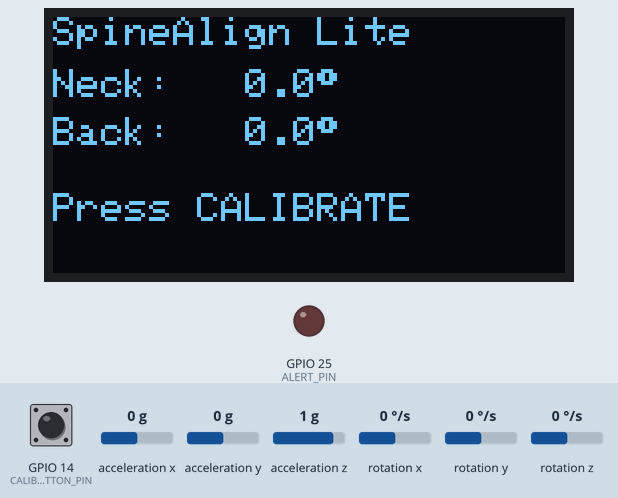
This sketch was run on a simulated ESP32. On the bench: 128×64 one-colour display, output pins drawn as LEDs (lit = HIGH). Wiring (from diagram.json): 2 × MPU-6050 motion sensor at I2C address 0x68:  / . Wiring (inferred from the names in the program): MPU-9250 motion sensor at I2C address 0x69. Dashed ring = blinking. The inputs (shaded band) are chosen by the test bench; at power-on: GPIO 14 (CALIBRATION_BUTTON_PIN) HIGH, acceleration x 0 g, rotation y 0 °/s, acceleration y 0 g, rotation x 0 °/s, acceleration z 1 g, rotation z 0 °/s. What the sketch prints to the serial monitor is not drawn.

Above: at 1.8 s.
1.9 s: GPIO 14 (CALIBRATION_BUTTON_PIN) pulled LOW for 0.15 s
At 3.5 s:
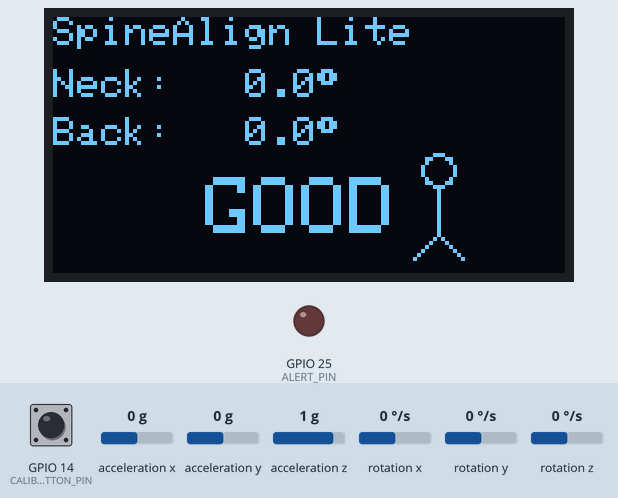
4.2 s: acceleration x set to -1.4 g
At 4.58 s:
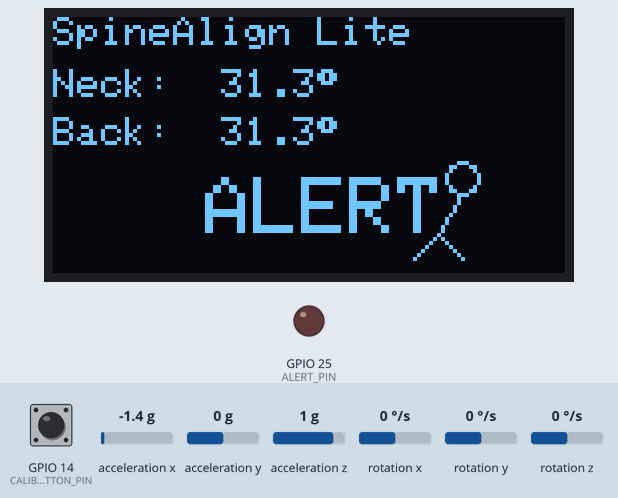
6.7 s: rotation y set to -192 °/s
At 6.85 s:
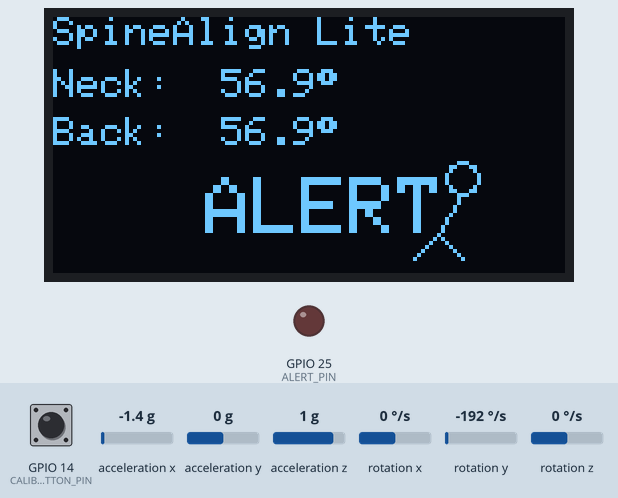
9.7 s: acceleration y set to 0.6 g
At 10.66 s:
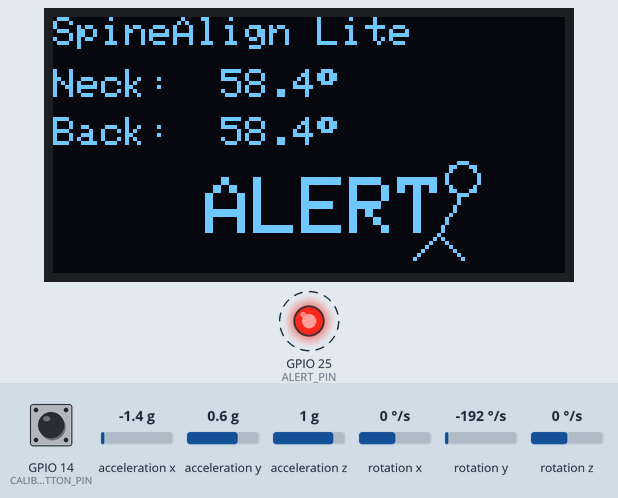
12.4 s: rotation x set to -100 °/s
At 13.4 s:
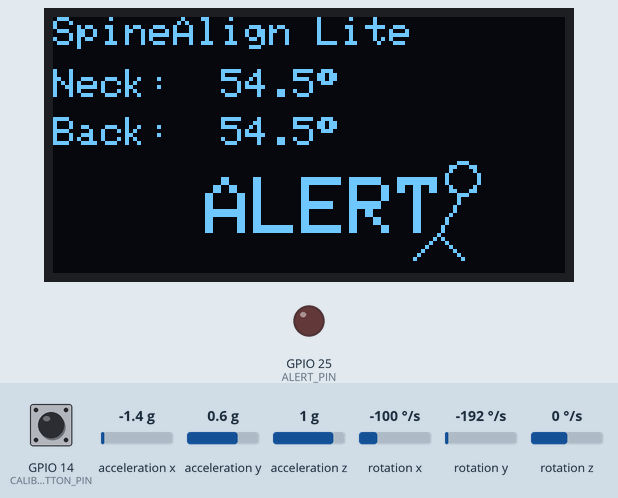
13.9 s: GPIO 14 (CALIBRATION_BUTTON_PIN) pulled LOW for 1 s
At 14.6 s:
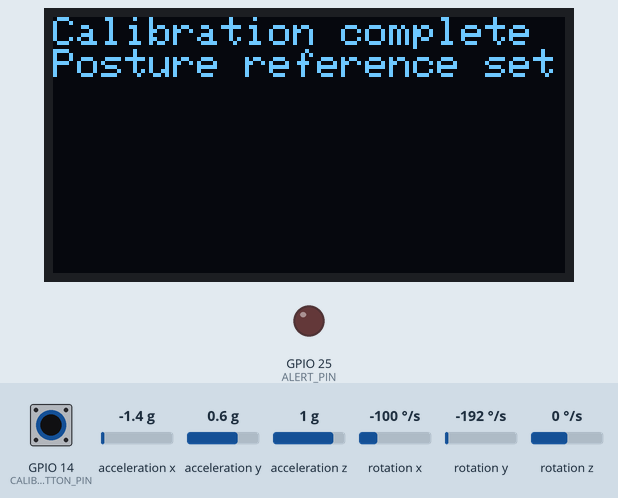
Timing chart, 0 to 16.5 s (numbered marks = the images above; inputs shaded):
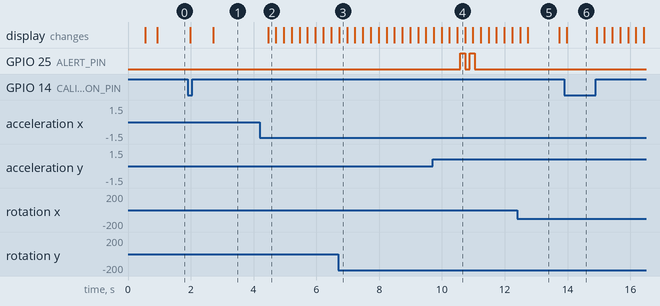

The sketch:

SpineAlign.ino
```cpp
#include <Wire.h>
#include <Adafruit_GFX.h>
#include <Adafruit_SSD1306.h>
#include <math.h>

// Set to 1 for the planned AI-Thinker ESP32-CAM physical build.
// Keep 0 for the existing Wokwi ESP32 DevKit simulation.
#ifndef SPINEALIGN_TARGET_ESP32_CAM
#define SPINEALIGN_TARGET_ESP32_CAM 0
#endif

#if SPINEALIGN_TARGET_ESP32_CAM
#define SDA_PIN 14
#define SCL_PIN 15
#define ALERT_PIN 2
#define CALIBRATION_BUTTON_PIN -1
#define BATTERY_ADC_PIN 13
#define CHARGER_STATUS_PIN 33
#define BATTERY_MONITOR_ENABLED 1
#else
#define SDA_PIN 21
#define SCL_PIN 23
#define ALERT_PIN 25
#define CALIBRATION_BUTTON_PIN 14
#define BATTERY_ADC_PIN -1
#define CHARGER_STATUS_PIN -1
#define BATTERY_MONITOR_ENABLED 0
#endif

#define NECK_MPU_ADDRESS 0x68
#define BACK_MPU_ADDRESS 0x69
#define OLED_ADDRESS 0x3C
#define BATTERY_VOLTAGE_DIVIDER_RATIO 2.0f
#define BATTERY_CHARGE_FULL_VOLTAGE 4.15f
#define SCREEN_WIDTH 128
#define SCREEN_HEIGHT 64
#define OLED_RESET -1

Adafruit_SSD1306 display(SCREEN_WIDTH, SCREEN_HEIGHT, &Wire, OLED_RESET);

#define MPU_PWR_MGMT_1   0x6B
#define MPU_SMPLRT_DIV   0x19
#define MPU_CONFIG       0x1A
#define MPU_GYRO_CONFIG  0x1B
#define MPU_ACCEL_CONFIG 0x1C
#define MPU_ACCEL_XOUT_H 0x3B
#define MPU_WHO_AM_I     0x75

const unsigned long SENSOR_INTERVAL_MS = 10;
const unsigned long OLED_INTERVAL_MS = 250;
const unsigned long SERIAL_INTERVAL_MS = 200;
const float POSTURE_THRESHOLD_DEG = 15.0f;
const float RECOVER_THRESHOLD_DEG = 12.0f;
const unsigned long BAD_POSTURE_HOLD_MS = 3000;
const unsigned long ALERT_REPEAT_MS = 45000;

class KalmanFilter
{
private:
  float angle, bias, rate;
  float P[2][2];
  float Q_angle, Q_bias, R_measure;

public:
  KalmanFilter()
  {
    Q_angle = 0.001f;
    Q_bias = 0.003f;
    R_measure = 0.03f;
    angle = 0.0f;
    bias = 0.0f;
    rate = 0.0f;
    P[0][0] = P[0][1] = P[1][0] = P[1][1] = 0.0f;
  }

  float update(float measuredAngle, float measuredRate, float dt)
  {
    rate = measuredRate - bias;
    angle += dt * rate;
    P[0][0] += dt * (dt * P[1][1] - P[0][1] - P[1][0] + Q_angle);
    P[0][1] -= dt * P[1][1];
    P[1][0] -= dt * P[1][1];
    P[1][1] += Q_bias * dt;

    float S = P[0][0] + R_measure;
    float K[2];
    K[0] = P[0][0] / S;
    K[1] = P[1][0] / S;
    float innovation = measuredAngle - angle;

    angle += K[0] * innovation;
    bias += K[1] * innovation;

    float P00_temp = P[0][0];
    float P01_temp = P[0][1];
    P[0][0] -= K[0] * P00_temp;
    P[0][1] -= K[0] * P01_temp;
    P[1][0] -= K[1] * P00_temp;
    P[1][1] -= K[1] * P01_temp;
    return angle;
  }

  void reset(float initialAngle)
  {
    angle = initialAngle;
    bias = 0.0f;
    P[0][0] = P[0][1] = P[1][0] = P[1][1] = 0.0f;
  }
};

struct SensorData
{
  int16_t ax, ay, az;
  int16_t gx, gy, gz;
};

KalmanFilter neckPitchFilter, neckRollFilter, backPitchFilter, backRollFilter;
float neckAngle = 0.0f, backAngle = 0.0f;
float neckPitch = 0.0f, neckRoll = 0.0f, backPitch = 0.0f, backRoll = 0.0f;
float neckPitchZero = 0.0f, neckRollZero = 0.0f, backPitchZero = 0.0f, backRollZero = 0.0f;
float batteryVoltage = -1.0f;
int batteryPercent = -1;
bool batteryCharging = false, batteryFull = false, batteryTelemetryAvailable = false;
unsigned long lastBatteryRead = 0;
bool neckAvailable = false, backAvailable = false;
bool isCalibrated = false;
bool badPosture = false, alertActive = false;
unsigned long badPostureStartTime = 0, lastAlertTime = 0;
unsigned long lastSensorTime = 0, lastOLEDTime = 0, lastSerialTime = 0;
bool lastButtonState = HIGH;
unsigned long lastButtonChangeTime = 0;
const unsigned long BUTTON_DEBOUNCE_MS = 50;

enum BuzzType { BUZZ_NONE, BUZZ_DOUBLE, BUZZ_SINGLE };
enum BuzzStep { BUZZ_IDLE, BUZZ_ON_1, BUZZ_OFF_1, BUZZ_ON_2 };
BuzzType currentBuzz = BUZZ_NONE;
BuzzStep currentBuzzStep = BUZZ_IDLE;
unsigned long buzzStepStartTime = 0;
const unsigned long BUZZ_ON_TIME = 150;
const unsigned long BUZZ_OFF_TIME = 150;

bool mpuWriteRegister(uint8_t address, uint8_t reg, uint8_t value)
{
  Wire.beginTransmission(address);
  Wire.write(reg);
  Wire.write(value);
  return Wire.endTransmission() == 0;
}

bool mpuReadRegisters(uint8_t address, uint8_t startRegister, uint8_t *buffer, uint8_t length)
{
  Wire.beginTransmission(address);
  Wire.write(startRegister);
  if (Wire.endTransmission(false) != 0)
    return false;

  uint8_t received = Wire.requestFrom(address, length, true);
  if (received != length)
    return false;

  for (uint8_t i = 0; i < length; i++)
    buffer[i] = Wire.read();

  return true;
}

bool mpuPresent(uint8_t address)
{
  uint8_t whoAmI = 0;
  if (!mpuReadRegisters(address, MPU_WHO_AM_I, &whoAmI, 1))
    return false;
  // Accept MPU6050 (0x68) and compatible MPU6500-family modules (0x70) observed in this project.
  return whoAmI == 0x68 || whoAmI == 0x70;
}

bool mpuInit(uint8_t address)
{
  if (!mpuPresent(address))
    return false;

  if (!mpuWriteRegister(address, MPU_PWR_MGMT_1, 0x00)) return false;
  if (!mpuWriteRegister(address, MPU_SMPLRT_DIV, 9)) return false;
  if (!mpuWriteRegister(address, MPU_CONFIG, 0x03)) return false;
  if (!mpuWriteRegister(address, MPU_GYRO_CONFIG, 0x00)) return false;
  if (!mpuWriteRegister(address, MPU_ACCEL_CONFIG, 0x00)) return false;
  delay(100);
  return mpuPresent(address);
}

bool mpuReadRaw(uint8_t address, SensorData &data)
{
  uint8_t buffer[14];
  if (!mpuReadRegisters(address, MPU_ACCEL_XOUT_H, buffer, 14))
    return false;

  data.ax = (int16_t)((buffer[0] << 8) | buffer[1]);
  data.ay = (int16_t)((buffer[2] << 8) | buffer[3]);
  data.az = (int16_t)((buffer[4] << 8) | buffer[5]);
  data.gx = (int16_t)((buffer[8] << 8) | buffer[9]);
  data.gy = (int16_t)((buffer[10] << 8) | buffer[11]);
  data.gz = (int16_t)((buffer[12] << 8) | buffer[13]);
  return true;
}

// Pitch keeps the original firmware's Y-axis tilt convention. Roll is an orthogonal estimate.
// Validate all axis signs after mounting the sensors in their final orientation.
float calculatePitchAngle(const SensorData &data)
{
  float ax = (float)data.ax, ay = (float)data.ay, az = (float)data.az;
  return atan2f(ay, sqrtf((ax * ax) + (az * az))) * 180.0f / PI;
}

float calculateRollAngle(const SensorData &data)
{
  return atan2f(-(float)data.ax, (float)data.az) * 180.0f / PI;
}

float calculatePitchRate(const SensorData &data) { return (float)data.gx / 131.0f; }
float calculateRollRate(const SensorData &data) { return (float)data.gy / 131.0f; }

void updateSensor(uint8_t address, KalmanFilter &pitchFilter, KalmanFilter &rollFilter,
                  float &outputPitch, float &outputRoll, float zeroPitch, float zeroRoll,
                  bool &available, float dt)
{
  SensorData data;
  if (!mpuReadRaw(address, data)) { available = false; return; }
  available = true;
  outputPitch = pitchFilter.update(calculatePitchAngle(data), calculatePitchRate(data), dt) - zeroPitch;
  outputRoll = rollFilter.update(calculateRollAngle(data), calculateRollRate(data), dt) - zeroRoll;
}

int voltageToPercent(float voltage)
{
  // Rough single-cell Li-ion voltage curve; calibrate with the chosen cell and load.
  if (voltage <= 3.30f) return 0;
  if (voltage >= 4.20f) return 100;
  if (voltage < 3.50f) return (int)roundf((voltage - 3.30f) * 50.0f);
  if (voltage < 3.60f) return 10 + (int)roundf((voltage - 3.50f) * 100.0f);
  if (voltage < 3.70f) return 20 + (int)roundf((voltage - 3.60f) * 150.0f);
  if (voltage < 3.80f) return 35 + (int)roundf((voltage - 3.70f) * 150.0f);
  if (voltage < 3.90f) return 50 + (int)roundf((voltage - 3.80f) * 200.0f);
  if (voltage < 4.00f) return 70 + (int)roundf((voltage - 3.90f) * 150.0f);
  if (voltage < 4.10f) return 85 + (int)roundf((voltage - 4.00f) * 100.0f);
  return 95 + (int)roundf((voltage - 4.10f) * 50.0f);
}

void updateBatteryTelemetry()
{
#if BATTERY_MONITOR_ENABLED
  const unsigned long currentTime = millis();
  if (currentTime - lastBatteryRead < 1000) return;
  lastBatteryRead = currentTime;
  uint32_t millivoltSum = 0;
  for (int i = 0; i < 8; i++) {
    millivoltSum += analogReadMilliVolts(BATTERY_ADC_PIN);
    delay(2);
  }
  const float adcVoltage = ((float)millivoltSum / 8.0f) / 1000.0f;
  batteryVoltage = adcVoltage * BATTERY_VOLTAGE_DIVIDER_RATIO;
  batteryPercent = constrain(voltageToPercent(batteryVoltage), 0, 100);
  // TP4056 CHRG is open-drain and active-low; use a pull-up to 3V3.
  // ADC2 battery sampling requires the Wi-Fi driver to stay off; Bluetooth serial is compatible.
  batteryCharging = digitalRead(CHARGER_STATUS_PIN) == LOW;
  // CHRG is high-impedance when charging is inactive, including unplugged / complete states.
  batteryFull = !batteryCharging && batteryVoltage >= BATTERY_CHARGE_FULL_VOLTAGE;
  batteryTelemetryAvailable = batteryVoltage > 0.0f && batteryVoltage < 5.0f;
#else
  batteryVoltage = -1.0f;
  batteryPercent = -1;
  batteryCharging = false;
  batteryFull = false;
  batteryTelemetryAvailable = false;
#endif
}

void calibrateSensors()
{
  // A failed recalibration must not leave stale calibration marked as valid.
  isCalibrated = false;
  badPosture = false;
  alertActive = false;
  badPostureStartTime = 0;
  lastAlertTime = 0;
  currentBuzz = BUZZ_NONE;
  currentBuzzStep = BUZZ_IDLE;
  digitalWrite(ALERT_PIN, LOW);

  SensorData neckData, backData;
  bool neckReadOK = mpuReadRaw(NECK_MPU_ADDRESS, neckData);
  bool backReadOK = mpuReadRaw(BACK_MPU_ADDRESS, backData);

  if (!neckReadOK || !backReadOK)
  {
    Serial.println("CALIBRATION FAILED");
    display.clearDisplay();
    display.setTextSize(1);
    display.setCursor(0, 0);
    display.println("Calibration failed");
    display.println("Check sensors");
    display.display();
    return;
  }

  const float neckInitialPitch = calculatePitchAngle(neckData);
  const float neckInitialRoll = calculateRollAngle(neckData);
  const float backInitialPitch = calculatePitchAngle(backData);
  const float backInitialRoll = calculateRollAngle(backData);
  neckPitchZero = neckInitialPitch; neckRollZero = neckInitialRoll;
  backPitchZero = backInitialPitch; backRollZero = backInitialRoll;
  neckPitchFilter.reset(neckInitialPitch); neckRollFilter.reset(neckInitialRoll);
  backPitchFilter.reset(backInitialPitch); backRollFilter.reset(backInitialRoll);
  neckPitch = neckRoll = backPitch = backRoll = 0.0f;
  neckAngle = backAngle = 0.0f;
  badPosture = false;
  alertActive = false;
  badPostureStartTime = 0;
  lastAlertTime = 0;
  isCalibrated = true;
  currentBuzz = BUZZ_NONE;
  currentBuzzStep = BUZZ_IDLE;
  digitalWrite(ALERT_PIN, LOW);

  Serial.println("CALIBRATED");
  display.clearDisplay();
  display.setTextSize(1);
  display.setCursor(0, 0);
  display.println("Calibration complete");
  display.println("Posture reference set");
  display.display();
  delay(700);
}

void startAlert(BuzzType type)
{
  currentBuzz = type;
  currentBuzzStep = BUZZ_ON_1;
  buzzStepStartTime = millis();
  digitalWrite(ALERT_PIN, HIGH);
}

void updateAlert()
{
  if (currentBuzz == BUZZ_NONE)
  {
    digitalWrite(ALERT_PIN, LOW);
    return;
  }

  unsigned long currentTime = millis();
  switch (currentBuzzStep)
  {
    case BUZZ_ON_1:
      if (currentTime - buzzStepStartTime >= BUZZ_ON_TIME)
      {
        digitalWrite(ALERT_PIN, LOW);
        currentBuzzStep = BUZZ_OFF_1;
        buzzStepStartTime = currentTime;
      }
      break;

    case BUZZ_OFF_1:
      if (currentTime - buzzStepStartTime >= BUZZ_OFF_TIME)
      {
        if (currentBuzz == BUZZ_DOUBLE)
        {
          digitalWrite(ALERT_PIN, HIGH);
          currentBuzzStep = BUZZ_ON_2;
          buzzStepStartTime = currentTime;
        }
        else
        {
          currentBuzz = BUZZ_NONE;
          currentBuzzStep = BUZZ_IDLE;
        }
      }
      break;

    case BUZZ_ON_2:
      if (currentTime - buzzStepStartTime >= BUZZ_ON_TIME)
      {
        digitalWrite(ALERT_PIN, LOW);
        currentBuzz = BUZZ_NONE;
        currentBuzzStep = BUZZ_IDLE;
      }
      break;

    case BUZZ_IDLE:
    default:
      currentBuzz = BUZZ_NONE;
      digitalWrite(ALERT_PIN, LOW);
      break;
  }
}

void updatePosture()
{
  if (!isCalibrated)
    return;

  if (!neckAvailable || !backAvailable)
  {
    if (badPosture || alertActive || currentBuzz != BUZZ_NONE)
      Serial.println("POSTURE MONITORING PAUSED - SENSOR ERROR");

    badPosture = false;
    alertActive = false;
    badPostureStartTime = 0;
    lastAlertTime = 0;
    currentBuzz = BUZZ_NONE;
    currentBuzzStep = BUZZ_IDLE;
    digitalWrite(ALERT_PIN, LOW);
    return;
  }

  float maximumDeviation = max(fabsf(neckAngle), fabsf(backAngle));
  unsigned long currentTime = millis();

  if (!badPosture)
  {
    if (maximumDeviation >= POSTURE_THRESHOLD_DEG)
    {
      badPosture = true;
      alertActive = false;
      badPostureStartTime = currentTime;
    }
    return;
  }

  if (!alertActive)
  {
    if (maximumDeviation < POSTURE_THRESHOLD_DEG)
    {
      badPosture = false;
      badPostureStartTime = 0;
      lastAlertTime = 0;
      Serial.println("POSTURE RECOVERED BEFORE ALERT");
      return;
    }

    if (currentTime - badPostureStartTime >= BAD_POSTURE_HOLD_MS)
    {
      startAlert(BUZZ_DOUBLE);
      alertActive = true;
      lastAlertTime = currentTime;
      Serial.println("BAD POSTURE ALERT");
    }
    return;
  }

  if (maximumDeviation < RECOVER_THRESHOLD_DEG)
  {
    badPosture = false;
    alertActive = false;
    badPostureStartTime = 0;
    lastAlertTime = 0;
    currentBuzz = BUZZ_NONE;
    currentBuzzStep = BUZZ_IDLE;
    digitalWrite(ALERT_PIN, LOW);
    Serial.println("POSTURE RECOVERED");
    return;
  }

  if (currentTime - lastAlertTime >= ALERT_REPEAT_MS)
  {
    startAlert(BUZZ_SINGLE);
    lastAlertTime = currentTime;
    Serial.println("REPEATED POSTURE ALERT");
  }
}

String serialCommand = "";

void handleSerialCommands()
{
  while (Serial.available() > 0)
  {
    char receivedCharacter = Serial.read();
    if (receivedCharacter == '\n' || receivedCharacter == '\r')
    {
      if (serialCommand.length() > 0)
      {
        serialCommand.trim();
        serialCommand.toUpperCase();
        if (serialCommand == "CALIBRATE")
          calibrateSensors();
        serialCommand = "";
      }
    }
    else
    {
      serialCommand += receivedCharacter;
      if (serialCommand.length() > 40)
        serialCommand = "";
    }
  }
}

void drawPostureIcon(int x, int y, bool bad)
{
  if (!bad)
  {
    display.drawCircle(x + 6, y, 4, SSD1306_WHITE);
    display.drawLine(x + 6, y + 4, x + 6, y + 16, SSD1306_WHITE);
    display.drawLine(x + 6, y + 16, x, y + 22, SSD1306_WHITE);
    display.drawLine(x + 6, y + 16, x + 12, y + 22, SSD1306_WHITE);
  }
  else
  {
    display.drawCircle(x + 12, y + 2, 4, SSD1306_WHITE);
    display.drawLine(x + 12, y + 6, x + 6, y + 16, SSD1306_WHITE);
    display.drawLine(x + 6, y + 16, x, y + 22, SSD1306_WHITE);
    display.drawLine(x + 6, y + 16, x + 12, y + 22, SSD1306_WHITE);
  }
}

void printFixedAngle(float value)
{
  char buf[8];
  dtostrf(value, 6, 1, buf);
  display.print(buf);
}

void updateOLED()
{
  display.clearDisplay();
  display.setTextColor(SSD1306_WHITE);
  display.setTextSize(1);
  display.setCursor(0, 0);
  display.println("SpineAlign Lite");
  display.setCursor(0, 13);
  display.print("Neck:");
  printFixedAngle(neckAngle);
  display.println((char)247);
  display.setCursor(0, 25);
  display.print("Back:");
  printFixedAngle(backAngle);
  display.println((char)247);

  if (!neckAvailable || !backAvailable)
  {
    display.setTextSize(1);
    display.setCursor(0, 44);
    display.println("SENSOR ERROR");
  }
  else if (!isCalibrated)
  {
    display.setTextSize(1);
    display.setCursor(0, 44);
    display.println("Press CALIBRATE");
  }
  else
  {
    display.setTextSize(2);
    display.setCursor(38, 40);
    display.println(badPosture ? "ALERT" : "GOOD");
    drawPostureIcon(90, 38, badPosture);
  }
  display.display();
}

void sendSerialData()
{
  Serial.print("N:"); Serial.print(neckAngle, 1);
  Serial.print(",B:"); Serial.print(backAngle, 1);
  Serial.print(",NP:"); Serial.print(neckPitch, 1);
  Serial.print(",NR:"); Serial.print(neckRoll, 1);
  Serial.print(",BP:"); Serial.print(backPitch, 1);
  Serial.print(",BR:"); Serial.print(backRoll, 1);
  Serial.print(",ALERT:"); Serial.print(badPosture ? 1 : 0);
  Serial.print(",CAL:"); Serial.print(isCalibrated ? 1 : 0);
  Serial.print(",NS:"); Serial.print(neckAvailable ? 1 : 0);
  Serial.print(",BS:"); Serial.print(backAvailable ? 1 : 0);
  Serial.print(",BAT:"); Serial.print(batteryTelemetryAvailable ? batteryVoltage : -1.0f, 2);
  Serial.print(",PCT:"); Serial.print(batteryTelemetryAvailable ? batteryPercent : -1);
  Serial.print(",CHG:"); Serial.print(batteryTelemetryAvailable ? (batteryCharging ? 1 : 0) : -1);
  Serial.print(",FULL:"); Serial.println(batteryTelemetryAvailable ? (batteryFull ? 1 : 0) : -1);
}

void checkCalibrationButton()
{
#if CALIBRATION_BUTTON_PIN >= 0
  bool currentButtonState = digitalRead(CALIBRATION_BUTTON_PIN);
  unsigned long currentTime = millis();

  if (currentButtonState != lastButtonState)
  {
    lastButtonChangeTime = currentTime;
    lastButtonState = currentButtonState;
  }

  if (currentTime - lastButtonChangeTime >= BUTTON_DEBOUNCE_MS)
  {
    if (currentButtonState == LOW)
    {
      calibrateSensors();
      while (digitalRead(CALIBRATION_BUTTON_PIN) == LOW)
        delay(5);
      lastButtonState = HIGH;
    }
  }
#endif
}

void setup()
{
  pinMode(ALERT_PIN, OUTPUT);
  digitalWrite(ALERT_PIN, LOW);
#if CALIBRATION_BUTTON_PIN >= 0
  pinMode(CALIBRATION_BUTTON_PIN, INPUT_PULLUP);
#endif
#if BATTERY_MONITOR_ENABLED
  analogReadResolution(12);
  analogSetPinAttenuation(BATTERY_ADC_PIN, ADC_11db);
  pinMode(CHARGER_STATUS_PIN, INPUT_PULLUP);
#endif
  Serial.begin(115200);
  delay(500);
  Serial.println();
  Serial.println("SpineAlign Lite - Wokwi Simulation");
  Wire.begin(SDA_PIN, SCL_PIN);
  Wire.setClock(400000);

  if (!display.begin(SSD1306_SWITCHCAPVCC, OLED_ADDRESS))
  {
    Serial.println("OLED initialization failed");
  }
  else
  {
    display.clearDisplay();
    display.setTextColor(SSD1306_WHITE);
    display.setTextSize(1);
    display.setCursor(0, 0);
    display.println("SpineAlign Lite");
    display.println("Starting...");
    display.display();
  }

  neckAvailable = mpuInit(NECK_MPU_ADDRESS);
  backAvailable = mpuInit(BACK_MPU_ADDRESS);
  Serial.print("Neck sensor: ");
  Serial.println(neckAvailable ? "OK" : "FAILED - check wiring/address");
  Serial.print("Back sensor: ");
  Serial.println(backAvailable ? "OK" : "FAILED - check wiring/address");
  Serial.println("Press CALIBRATE button or type CALIBRATE + Enter");
  Serial.println();
  lastSensorTime = millis();
  lastOLEDTime = millis();
  lastSerialTime = millis();
}

void loop()
{
  unsigned long currentTime = millis();
  handleSerialCommands();
  checkCalibrationButton();
  updateAlert();
  updateBatteryTelemetry();

  if (currentTime - lastSensorTime >= SENSOR_INTERVAL_MS)
  {
    float dt = (currentTime - lastSensorTime) / 1000.0f;
    lastSensorTime = currentTime;
    if (dt <= 0.0f || dt > 0.5f)
      dt = 0.01f;

    updateSensor(NECK_MPU_ADDRESS, neckPitchFilter, neckRollFilter, neckPitch, neckRoll,
                 neckPitchZero, neckRollZero, neckAvailable, dt);
    updateSensor(BACK_MPU_ADDRESS, backPitchFilter, backRollFilter, backPitch, backRoll,
                 backPitchZero, backRollZero, backAvailable, dt);
    neckAngle = sqrtf((neckPitch * neckPitch) + (neckRoll * neckRoll));
    backAngle = sqrtf((backPitch * backPitch) + (backRoll * backRoll));
    updatePosture();
  }

  if (currentTime - lastOLEDTime >= OLED_INTERVAL_MS)
  {
    lastOLEDTime = currentTime;
    updateOLED();
  }

  if (currentTime - lastSerialTime >= SERIAL_INTERVAL_MS)
  {
    lastSerialTime = currentTime;
    sendSerialData();
  }
}
```

Measured:
- after the input at 1.9 s, the display: first changes after 0.08 s (image 1 shows a later state)
- after the input at 4.2 s, the display: changes after 0.27 s (image 2)
- after the input at 6.7 s, GPIO 25 (ALERT_PIN): stops changing and stays LOW
- after the input at 13.9 s, the display: changes after 0.08 s (image 6)
- what the display in image 5 shows lasts 1.0 s, from 12.7 s to 13.7 s
